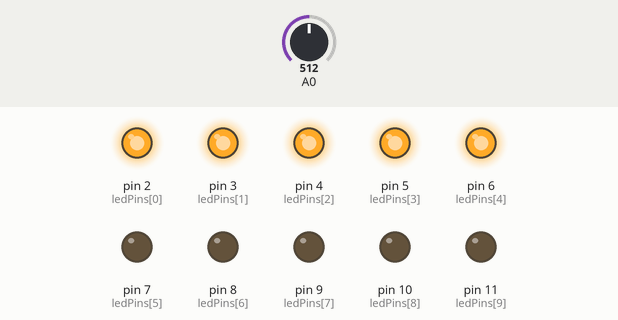
Recording of a sketch running on a simulated Arduino Uno, built with avr-gcc and run on an emulated ATmega328P. Shown: output pins drawn as LEDs (lit = HIGH). Inputs (shaded band) come from the test bench; at power-on: A0 = 512.

Above: at 1.2 s.
1.3 s: A0 set to 603
2.8 s: A0 set to 623
At 4.0 s:
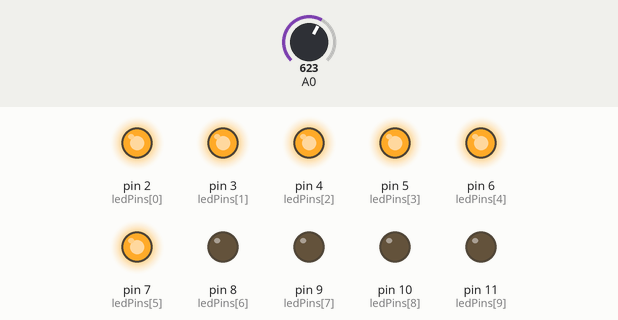
4.3 s: A0 set to 511
At 5.5 s:
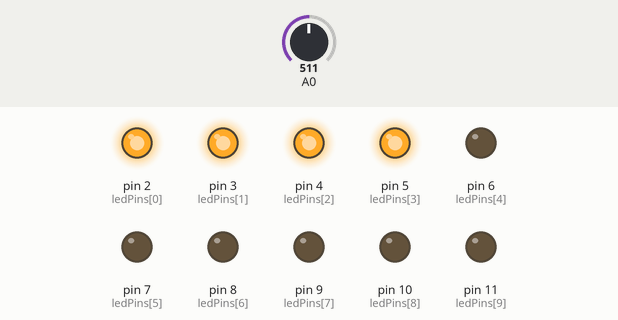
5.8 s: A0 set to 420
7.3 s: A0 set to 402
At 7.6 s:
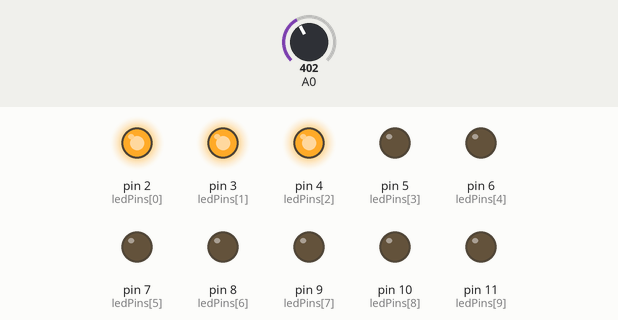
8.8 s: A0 set to 716
At 9.8 s:
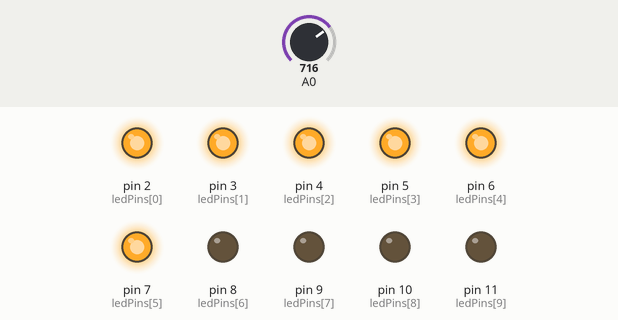
Timing chart, 0 to 11.3 s (numbered marks = the images above; inputs shaded):
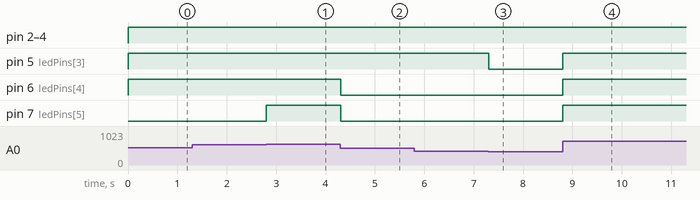

The sketch:

0529.ino
```cpp
int ledPins[] = {2, 3, 4, 5, 6, 7, 8, 9, 10, 11};
int pinCount = 10;

int lastSensorValue = 0; // 用來記錄上一次的數值

void setup() {
  for (int i = 0; i < pinCount; i++) {
    pinMode(ledPins[i], OUTPUT);
  }
}

void loop() {
  int currentSensorValue = analogRead(A0);

  // 只有當「現在的數值」跟「上一次的數值」差超過 5 的時候，才改變 LED
  if (abs(currentSensorValue - lastSensorValue) > 5) {

    // 把目前的數值存起來，當作下一次比較的基準
    lastSensorValue = currentSensorValue;

    // 計算該亮幾顆燈
    int ledBar = map(currentSensorValue, 0, 1023, 0, pinCount);

    // 更新 LED 狀態
    for (int i = 0; i < pinCount; i++) {
      if (i < ledBar) {
        digitalWrite(ledPins[i], HIGH);
      } else {
        digitalWrite(ledPins[i], LOW);
      }
    }
  }
  delay(10); // 微小的延遲讓訊號更穩定
}
```

Measured:
- the behaviour switches between 613 and 614 on A0 (found by bisection; images 0 and 1)
- the behaviour switches between 410 and 409 on A0 (found by bisection; images 2 and 3)
- after the input at 1.3 s, every drawn part: stays the same
- after the input at 2.8 s, pin 7 (ledPins[5]): LOW → HIGH at once
- after the input at 4.3 s, pin 6 (ledPins[4]), pin 7 (ledPins[5]): HIGH → LOW at once
- after the input at 5.8 s, every drawn part: stays the same
- after the input at 7.3 s, pin 5 (ledPins[3]): HIGH → LOW at once
- after the input at 8.8 s, pin 5 (ledPins[3]), pin 6 (ledPins[4]), pin 7 (ledPins[5]): LOW → HIGH at once
